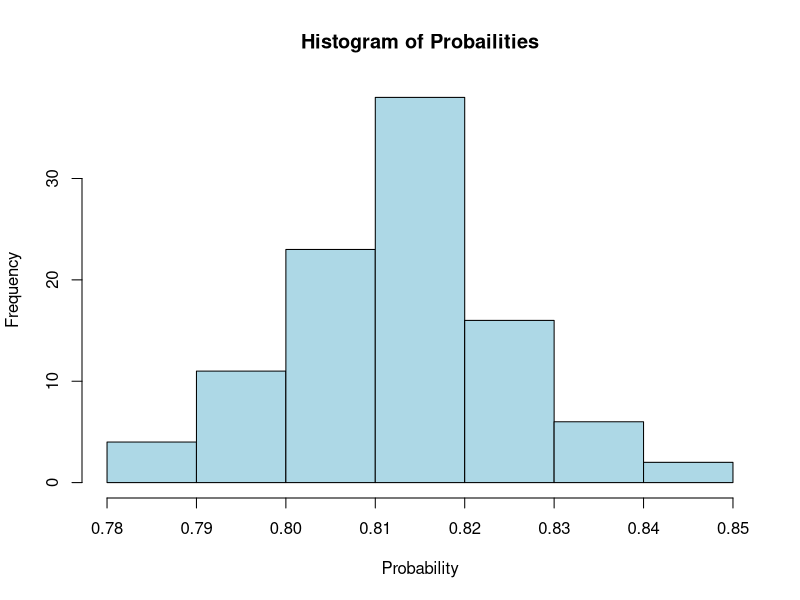

Recreate this plot in R.
## ---- chunk 1
set.seed(123)  #Set seed for reproducibility
## ---- chunk 2
# Function to simulate if two or more people share a birthday
same_birthday_prob <- function(class_size, n_sim) {
 count_same_birthday <- 0 
 for (i in 1:n_sim) { 
   birthdays <- sample(1:365, class_size, replace = TRUE) #Generate random birthdays
   if (length(unique(birthdays)) < class_size){ 
     count_same_birthday <- count_same_birthday + 1
 }
}
return(count_same_birthday / n_sim) # Return probability
} 

# Simulation settings
 class_size <- 35
 n_sim <- 1000
 n_trials <- 100
 
 # Vector to store the probabilities from each trial
 probs <- numeric(n_trials)
 
 # Run the simulation 100 times
 for (i in 1:n_trials) {
   probs[i] <- same_birthday_prob(class_size, n_sim)
 }
 
## ---- chunk 3
# Print mean, std of probabilities

mean_probs <- mean(probs) 
sd_probs <- sd(probs)

cat("Mean Probability:", mean_probs, "\n")
cat("Standard Deviation of Probabilities:", sd_probs, "\n")

## ---- chunk 4
EV= mean_probs*1*26
cat("expected profit =", EV)

correctbet = mean_probs/(1-mean_probs)
cat("correct bet=", correctbet)

## ---- chunk 5
hist(probs, main = "Histogram of Probailities", xlab = "Probability", col = "lightblue", border = "black")

## ---- chunk 6
cat("probability Dr.J wins is", mean_probs) 
## ---- chunk 7
EV = (0.815)*1*26 - (1-0.815*1*26) 
print(EV) 
## ---- chunk 8
 # Calculate 95% Confidence Interval
error_margin <- qt(0.975, df=n_trials-1) * sd_probs / sqrt(n_trials)
conf_interval <- c(mean_probs - error_margin, mean_probs + error_margin)

cat("95% Confidence Interval for the Mean Probability:[", conf_interval[1], conf_interval[2], "]\n")

## ---- chunk 9
# Simulation settings
 class_size <- 35
 n_sim <- 1000
 n_trials <- 100
 
 # Vector to store the probabilities from each trial
 probs <- numeric(n_trials)
 
 # Run the simulation 100 times
 for (i in 1:n_trials) {
   probs[i] <- same_birthday_prob(class_size, n_sim)
 }
 mean_probs=mean(probs)
 print(mean_probs)
## ---- chunk 10
fairbet = mean_probs/(1 - mean_probs)
cat("fairbet =", fairbet) 
## ---- chunk 11
# Simulation settings
class_size <- 20
n_sim <- 1000
n_trials <- 100

#Vector to store the probabilities from each trial 
probs <- numeric(n_trials) 

#Run the simulation 100 times 
for (i in 1:n_trials) {
  probs[i] <- same_birthday_prob(class_size, n_sim) 
}

cat("proability of win =" , mean(probs)) 
## ---- chunk 12
EV=mean(probs)*1*20
cat("expected profit =" , EV) 
## ---- chunk 13
#Simulation settings
class_size <- 27
n_sim <- 1000
n_trials <- 100

#Vector to store the probabilities from each trial
probs <- numeric(n_trials) 

#Run the simulation 100 times
for (i in 1:n_trials) {
  probs[i] <- same_birthday_prob(class_size, n_sim) 
} 

cat("probaility of win =" , mean(probs)) 

## ---- chunk 14
# Simulation settings 
class_size <- 23
n_sim <- 1000
n_trials <- 100 

#Vector to store the probabilities from each trial
probs <- numeric(n_trials) 

#Run the simulation 100 times
for (i in 1:n_trials) {
  probs[i] <- same_birthday_prob(class_size, n_sim)
}

cat("probability of win =", mean(probs)) 

